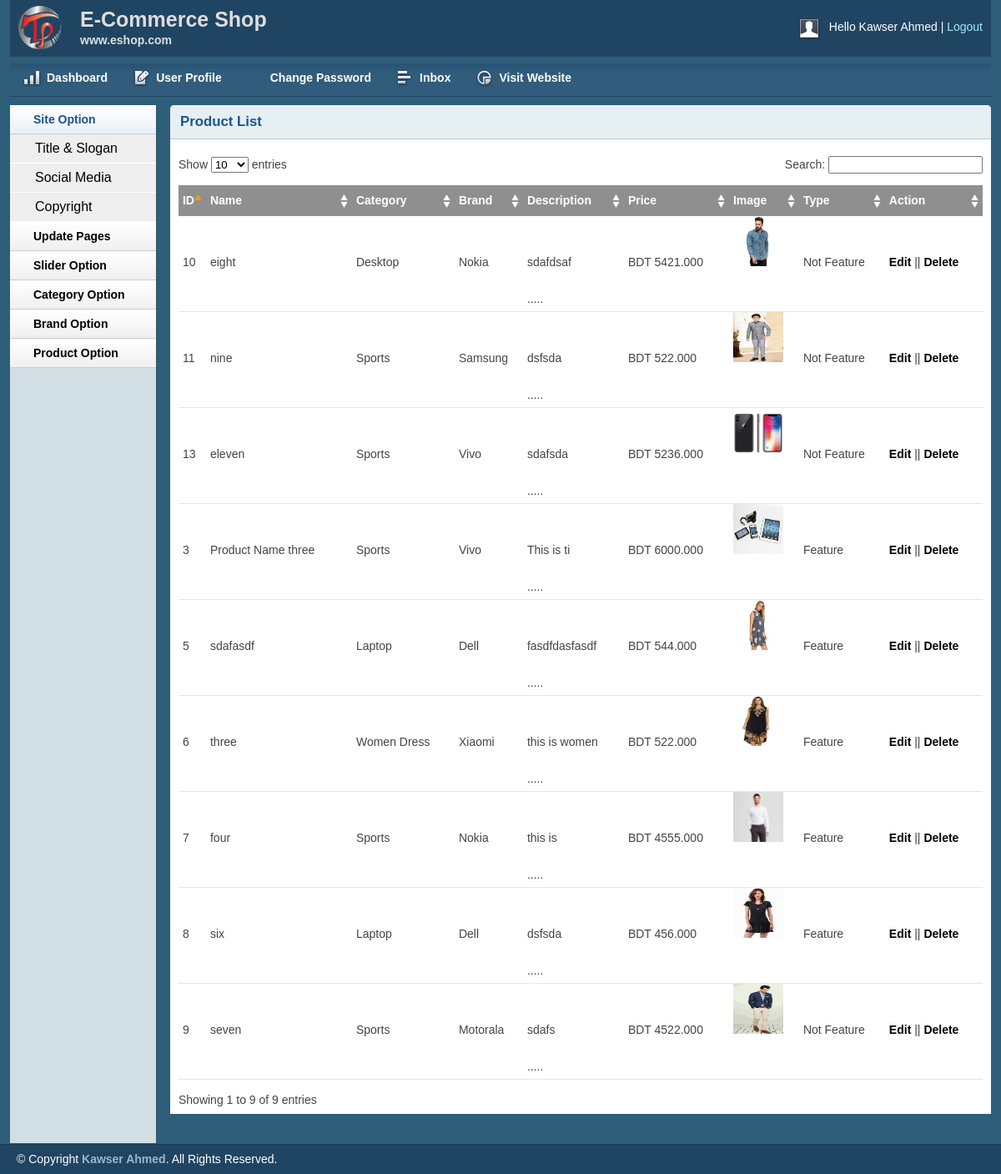
The page /admin/productlist.php (signed in) on the database its author committed.
### tables this page shows
CREATE TABLE `tbl_product` (
  `productId` int(11) NOT NULL,
  `productName` varchar(255) NOT NULL,
  `catId` int(11) NOT NULL,
  `brandId` int(11) NOT NULL,
  `body` varchar(255) NOT NULL,
  `price` float(10,3) NOT NULL,
  `image` varchar(255) NOT NULL,
  `type` tinyint(4) NOT NULL DEFAULT '0'
);

CREATE TABLE `tbl_category` (
  `catId` int(11) NOT NULL,
  `catName` varchar(255) NOT NULL
);

CREATE TABLE `tbl_brand` (
  `brandId` int(11) NOT NULL,
  `brandName` varchar(255) NOT NULL
);

### lib/Database.php (called while the page is built, shortened)
<?php
Class Database{
 public $host   = DB_HOST;
 public $user   = DB_USER;
 public $pass   = DB_PASS;
 public $dbname = DB_NAME;
 public $link;
private function connectDB(){
 $this->link = new mysqli($this->host, $this->user, $this->pass,
  $this->dbname);
 }
public function select($query){
  $result = $this->link->query($query) or
   die($this->link->error.__LINE__);
  if($result->num_rows > 0){
    return $result;
  } else {
    return false;
  }
 }
}

### classes/Product.php (called while the page is built, shortened)
<?php
$filepath= realpath(dirname(__FILE__));
include_once  ($filepath.'/../lib/Database.php');
 include_once  ($filepath.'/../helpers/Format.php');
?>
<?php
class Product{
 private $db;
   public function __construct() {
      $this->db= new Database();
  }
         public function getProductAll(){
                   $query= "SELECT tbl_product.*,tbl_category.catName, tbl_brand.brandName "
                           . " FROM tbl_product INNER JOIN tbl_category ON tbl_product.catId=tbl_category.catId "
                           . "INNER JOIN tbl_brand ON tbl_product.brandId=tbl_brand.brandId "
                           . "ORDER BY tbl_product.productId DESC";
                   $result=$this->db->select($query);
                   return $result;
            }
}?>

### helpers/Format.php (called while the page is built, shortened)
<?php
class Format{
 public function textShorten($text, $limit = 400){
  $text = $text. " ";
  $text = substr($text, 0, $limit);
  $text = substr($text, 0, strrpos($text, ' '));
  $text = $text.".....";
  return $text;
 }
}
?>

### admin/productlist.php (the view, shortened to what this page needs)
<?php include 'inc/header.php';?>
<?php include 'inc/sidebar.php';?>
<?php  include_once  '../helpers/Format.php';?>
<?php include '../classes/Product.php';  ?>
<?php
$pd= new Product();
$fm= new Format();
?>
<div class="grid_10">
    <div class="box round first grid">
        <h2>Product List</h2>
        <div class="block">
            <table class="data display datatable" id="example">
			<thead>
				<tr>
					<th>ID</th>
					<th>Name</th>
					<th>Category</th>
                                             <th>Brand</th>
                                             <th>Description</th>
                                             <th>Price</th>
					<th>Image</th>
                                             <th>Type</th>
					<th>Action</th>
				</tr>
			</thead>
			<tbody>
                              <?php
                              $getPd = $pd->getProductAll();
                              if($getPd){
                                 while ($result=$getPd->fetch_assoc()){
                              ?>
				<tr class="odd gradeX">
					<td><?php echo $result['productId']; ?></td>
                                             <td><?php echo $result['productName']; ?></td>
					<td><?php echo $result['catName']; ?></td>
                                             <td> <?php echo $result['brandName']; ?> </td>
                                             <td><?php echo $fm->textShorten($result['body'],50) ; ?></td>
                                             <td>BDT <?php echo $result['price']; ?></td>
                                             <td><img style="height: 60px; width: 60px" src="<?php echo $result['image']; ?>"></td>
					<td>
                                                <?php
                                                if($result['type']==0){
                                                echo "Not Feature";
                                                } else {
                                                   echo 'Feature';
                                                }
                                                ?>
                                               </td>
                                             <td><a href="productedit.php?productid=<?php echo $result['productId']; ?>">Edit</a> ||
                                                   <a onclick="return confirm('Are you sure to delete?')" href="?delproduct=<?php echo $result['productId']; ?>">Delete</a></td>
				</tr>
                                    <?php   }
                              }?>
			</tbody>
		</table>
       </div>
    </div>
</div>
<?php include 'inc/footer.php';?>

### admin/css/layout.css (style rules this page uses)
body { background: #fff none repeat scroll 0 0; color: #444; font-size: 14px; padding: 0; }
a { color: #000; font-weight:bold; text-decoration: none; }
h1, h2, h3, h4, h5, h6 { line-height:1.2em; margin-bottom:.3em; }
h2 { margin-top:1em; }
.box { background:#fff; margin-bottom:20px; padding:10px 10px 10px 10px; margin-left:-8px; }
.box.grid { padding-bottom:40px; }
.box.round { -moz-border-radius: 5px 5px 0px 0px; -webkit-border-radius: 5px 5px 0px 0px; border-radius: 5px 5px 0px 0px; }
.box h2 { font-size:1.2em; font-weight:bold; color:#1B548D; background:#E6F0F3; margin:-10px -10px 0 -10px; padding:10px 12px; border-bottom:1px solid #B3CBD6; -moz-border-radius: 5px 5px 0px 0px; -webkit-border-radius: 5px 5px 0px 0px; border-radius: 5px 5px 0px 0px; }
.box.first { min-height: 406px; }
.block { padding-top:20px; }
p { margin-bottom:1em; }
.block { padding-bottom:1px; }
table.display { margin: 0 auto; clear: both; width: 100%; }
.sorting_asc { background: #8f8f8f url(../img/table/sort_asc.png) no-repeat center right; padding:8px 5px; text-align:left; color:#fff; }
.sorting { background:#8f8f8f url(../img/table/sort_both.png) no-repeat center right; padding:8px 5px; text-align:left; color:#fff; }
tr.odd { height: 30px; line-height: 30px; border-bottom:1px solid #e6e6e6; }
tr.even { height: 30px; line-height: 30px; border-bottom:1px solid #e6e6e6; }
tr.odd td, tr.even td { padding-left:5px; }

### rows shown on the page
tbl_product: productId "13", productName "eleven", catId.catName "Sports", brandId.brandName "Vivo", body "sdafsda .....", price "5236.000", image (picture), type "Not Feature"
tbl_product: productId "11", productName "nine", catId.catName "Sports", brandId.brandName "Samsung", body "dsfsda .....", price "522.000", image (picture), type "Not Feature"
tbl_product: productId "10", productName "eight", catId.catName "Desktop", brandId.brandName "Nokia", body "sdafdsaf .....", price "5421.000", image (picture), type "Not Feature"
tbl_product: productId "9", productName "seven", catId.catName "Sports", brandId.brandName "Motorala", body "sdafs .....", price "4522.000", image (picture), type "Not Feature"
tbl_product: productId "8", productName "six", catId.catName "Laptop", brandId.brandName "Dell", body "dsfsda .....", price "456.000", image (picture), type "Feature"
tbl_product: productId "7", productName "four", catId.catName "Sports", brandId.brandName "Nokia", body "this is .....", price "4555.000", image (picture), type "Feature"
tbl_product: productId "6", productName "three", catId.catName "Women Dress", brandId.brandName "Xiaomi", body "this is women .....", price "522.000", image (picture), type "Feature"
tbl_product: productId "5", productName "sdafasdf", catId.catName "Laptop", brandId.brandName "Dell", body "fasdfdasfasdf .....", price "544.000", image (picture), type "Feature"
tbl_product: productId "3", productName "Product Name three", catId.catName "Sports", brandId.brandName "Vivo", body "This is ti .....", price "6000.000", image (picture), type "Feature"

### other values the page prints
Session::get("admin_name") "Kawser Ahmed"
